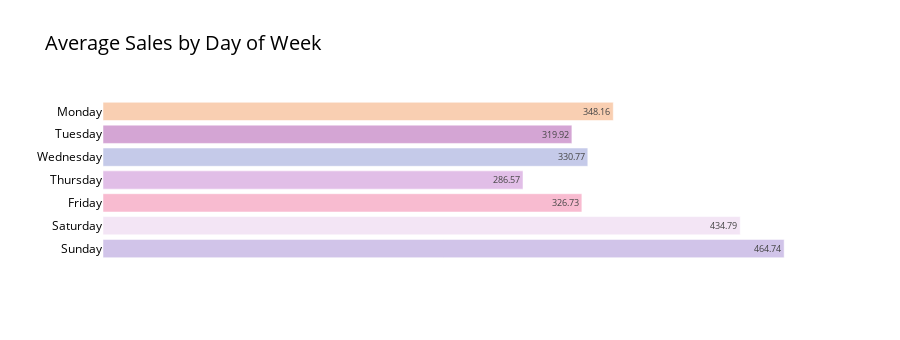

The notebook cell this image was saved under:
### Markdown cell above
### Interpretation of Average Sales over Time

By Month: December is by far the best month for sales.  November and July are nearly tied for 2nd/ 3rd highest sale months.  February is by far the worst month for sales.  

By Quarter:  Q4 is the best quarter for sales.  Q1, Q2, and Q3 are relatively similar in terms of average sales.

By Week:  Sales have fluctuated throughout the weeks with a slight upward trend.

### Code cell
# Prepare data by grouping by 'day_of_week' and calculating the mean sales
df_dw_sa = df_train1.groupby('day_of_week').agg({"sales": "mean"}).reset_index()
df_dw_sa['sales'] = round(df_dw_sa['sales'], 2)

# Define the color palette 
colors = ['#D1C4E9', '#F3E5F5', '#F8BBD0', '#E1BEE7', '#C5CAE9', '#D4A5D4', '#F9CFB2']

# Custom sorting to ensure data appears in the right order
custom_order = {'Monday': 6, 'Tuesday': 5, 'Wednesday': 4, 'Thursday': 3, 'Friday': 2, 'Saturday': 1, 'Sunday': 0}
df_dw_sa['day_order'] = df_dw_sa['day_of_week'].map(custom_order)
df_dw_sa = df_dw_sa.sort_values('day_order')

# Create the bar chart
fig = go.Figure(data=[
    go.Bar(
        y=df_dw_sa['day_of_week'],
        x=df_dw_sa['sales'],
        text=df_dw_sa['sales'],
        marker_color=colors,
        orientation='h')
])


# Update layout 
fig.update_layout(
    title='Average Sales by Day of Week',
    template='plotly_white',
    height=340,
    yaxis=dict(showgrid=False, title=""),
    xaxis=dict(visible=False),
    title_font=dict(size=20, color='#000000'), 
    font=dict(color='#000000')  
)

# Show plot
fig.show()

### Figure 1 — Plotly figure (JSON) as saved in the notebook; plotly's stock layout.template omitted (floating-point values rounded to 4 significant figures)
{"data": [{"marker": {"color": ["#D1C4E9", "#F3E5F5", "#F8BBD0", "#E1BEE7", "#C5CAE9", "#D4A5D4", "#F9CFB2"]}, "orientation": "h", "text": [464.7, 434.8, 326.7, 286.6, 330.8, 319.9, 348.2], "type": "bar", "x": [464.7, 434.8, 326.7, 286.6, 330.8, 319.9, 348.2], "y": ["Sunday", "Saturday", "Friday", "Thursday", "Wednesday", "Tuesday", "Monday"]}], "layout": {"font": {"color": "#000000"}, "height": 340, "title": {"font": {"color": "#000000", "size": 20}, "text": "Average Sales by Day of Week"}, "xaxis": {"visible": false}, "yaxis": {"showgrid": false, "title": {"text": ""}}}}
